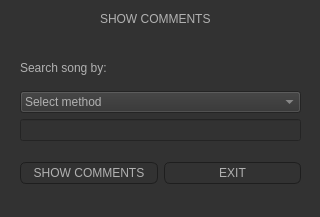
<?xml version="1.0" encoding="UTF-8"?>
<ui version="4.0">
 <class>showcomm</class>
 <widget class="QDialog" name="showcomm">
  <property name="geometry">
   <rect>
    <x>0</x>
    <y>0</y>
    <width>320</width>
    <height>217</height>
   </rect>
  </property>
  <property name="windowTitle">
   <string>TM - SHOW COMM</string>
  </property>
  <property name="styleSheet">
   <string notr="true">QPushButton
{
    color: #b1b1b1;
    background-color: QLinearGradient( x1: 0, y1: 0, x2: 0, y2: 1, stop: 0 #565656, stop: 0.1 #525252, stop: 0.5 #4e4e4e, stop: 0.9 #4a4a4a, stop: 1 #464646);
    border-width: 1px;
    border-color: #1e1e1e;
    border-style: solid;
    border-radius: 6;
    padding: 3px;
    font-size: 12px;
    padding-left: 5px;
    padding-right: 5px;
}
 
QPushButton:pressed
{
    background-color: QLinearGradient( x1: 0, y1: 0, x2: 0, y2: 1, stop: 0 #2d2d2d, stop: 0.1 #2b2b2b, stop: 0.5 #292929, stop: 0.9 #282828, stop: 1 #252525);
}

QWidget
{
    color: #b1b1b1;
    background-color: #323232;
}

QLabel
{
rgb(238, 238, 236)
}</string>
  </property>
  <widget class="QWidget" name="layoutWidget_2">
   <property name="geometry">
    <rect>
     <x>20</x>
     <y>160</y>
     <width>281</width>
     <height>27</height>
    </rect>
   </property>
   <layout class="QHBoxLayout" name="horizontalLayout_2">
    <item>
     <widget class="QPushButton" name="pushButton_2">
      <property name="text">
       <string>SHOW COMMENTS</string>
      </property>
     </widget>
    </item>
    <item>
     <widget class="QPushButton" name="pushButton_4">
      <property name="text">
       <string>EXIT</string>
      </property>
     </widget>
    </item>
   </layout>
  </widget>
  <widget class="QWidget" name="layoutWidget">
   <property name="geometry">
    <rect>
     <x>20</x>
     <y>50</y>
     <width>281</width>
     <height>91</height>
    </rect>
   </property>
   <layout class="QVBoxLayout" name="verticalLayout_2">
    <item>
     <widget class="QLabel" name="label_3">
      <property name="text">
       <string>Search song by:</string>
      </property>
     </widget>
    </item>
    <item>
     <widget class="QComboBox" name="comboBox_2">
      <item>
       <property name="text">
        <string>Select method</string>
       </property>
      </item>
      <item>
       <property name="text">
        <string>Name</string>
       </property>
      </item>
      <item>
       <property name="text">
        <string>Link</string>
       </property>
      </item>
     </widget>
    </item>
    <item>
     <widget class="QLineEdit" name="lineEdit_3"/>
    </item>
   </layout>
  </widget>
  <widget class="QLabel" name="label">
   <property name="geometry">
    <rect>
     <x>100</x>
     <y>10</y>
     <width>131</width>
     <height>17</height>
    </rect>
   </property>
   <property name="text">
    <string>SHOW COMMENTS</string>
   </property>
  </widget>
 </widget>
 <resources/>
 <connections/>
</ui>
